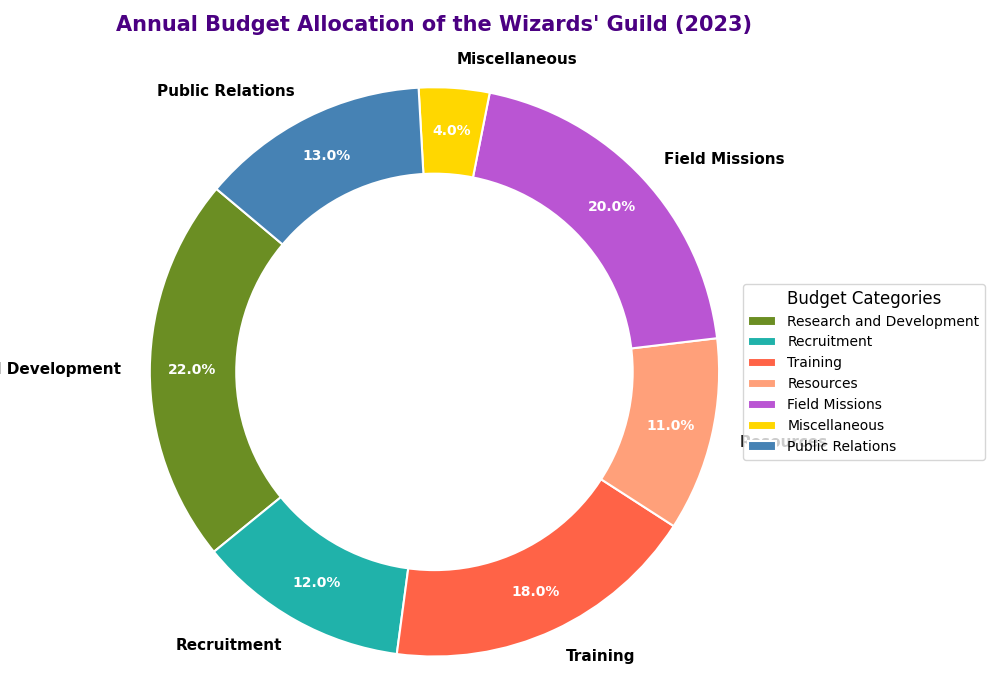

Write the Python code that produced this figure.
import matplotlib.pyplot as plt

# Updated Categories and their budget percentages
categories = [
    'Research and Development', 
    'Recruitment', 
    'Training', 
    'Resources', 
    'Field Missions', 
    'Miscellaneous',
    'Public Relations'  # New category added
]
budgets = [22, 12, 18, 11, 20, 4, 13]  # Adjusted percentages for each category

# Define colors for each slice (added a new color for the new category)
colors = ['#6b8e23', '#20b2aa', '#ff6347', '#ffa07a', '#ba55d3', '#ffd700', '#4682b4']

# Create the main figure
fig, ax = plt.subplots(figsize=(10, 7))

# Basic Pie Chart with enhanced features
wedges, texts, autotexts = ax.pie(
    budgets,
    labels=categories,
    colors=colors,
    autopct='%1.1f%%',
    pctdistance=0.85,
    startangle=140,
    wedgeprops=dict(edgecolor='w', linewidth=1.5)
)

# Adding a circle to make the pie chart look like a donut chart
centre_circle = plt.Circle((0, 0), 0.70, fc='white')
fig.gca().add_artist(centre_circle)

# Ensuring the pie chart's aspect ratio is equal
ax.axis('equal')

# Customizing the appearance of texts
plt.setp(autotexts, size=10, weight="bold", color="white")
plt.setp(texts, size=11, weight="bold")

# Setting the title with additional formatting
ax.set_title("Annual Budget Allocation of the Wizards' Guild (2023)", fontsize=15, fontweight='bold', pad=20, color='#4b0082')

# Adding an outer legend for a clean look
ax.legend(wedges, categories, title="Budget Categories", loc="center left", bbox_to_anchor=(1, 0.5), fontsize=10, title_fontsize='12')

# Applying tight layout to prevent overlap
plt.tight_layout()

# Display the plot
plt.show()
